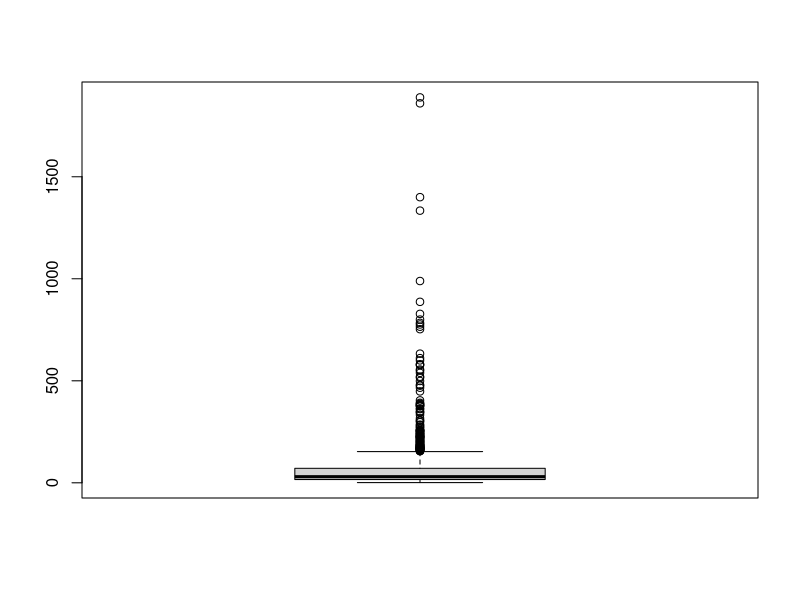

Generate this figure with R:
setwd("C:/Users/matth/Desktop/Cours/Paul Va/MIASHS/Master/S1/projet/TER_Art/Donnees") #Ouvrir l'emplacement du fichier
library(readr)
artiste <- read_csv("artiste.csv", col_names = FALSE)
summary(artiste)
boxplot(artiste[,2])
